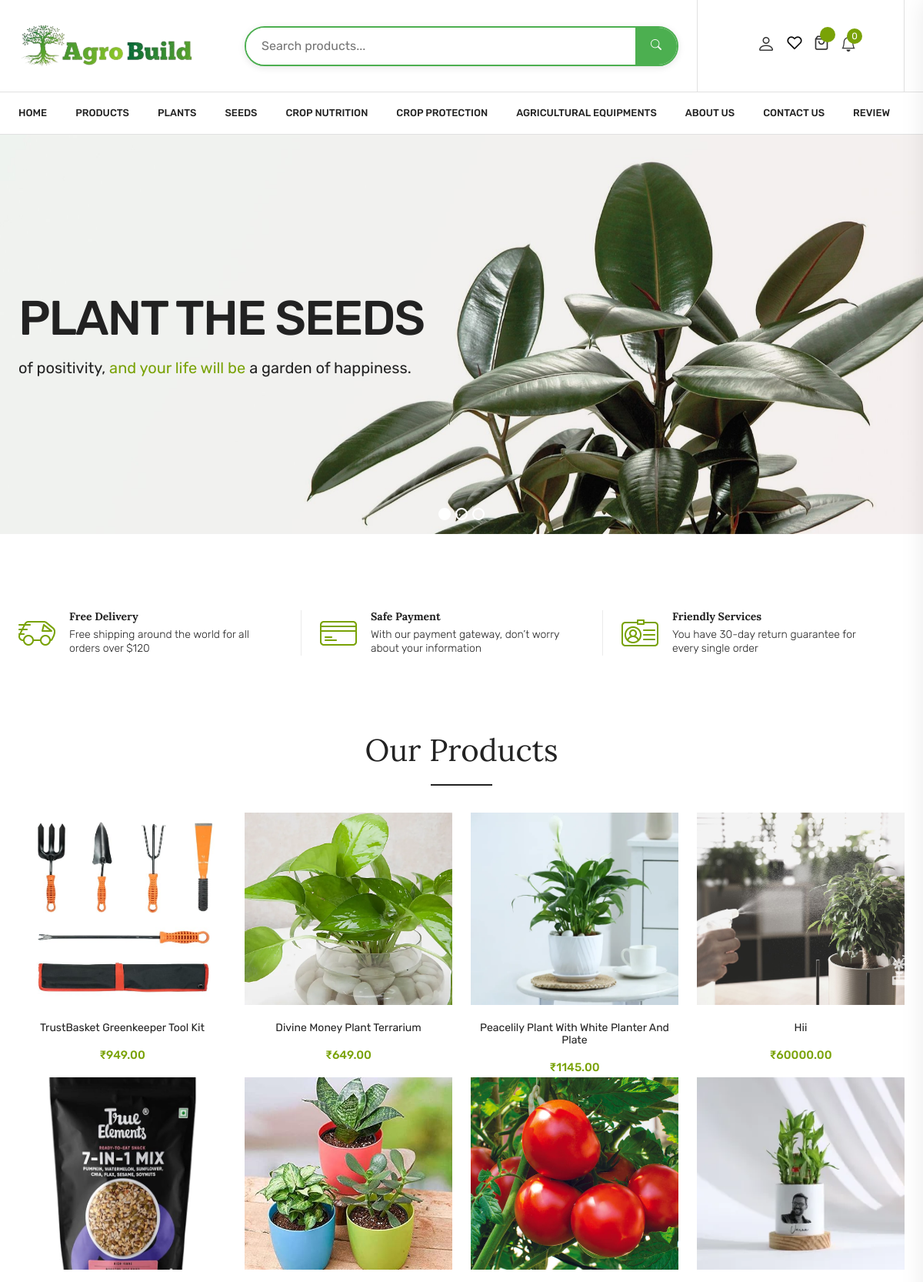
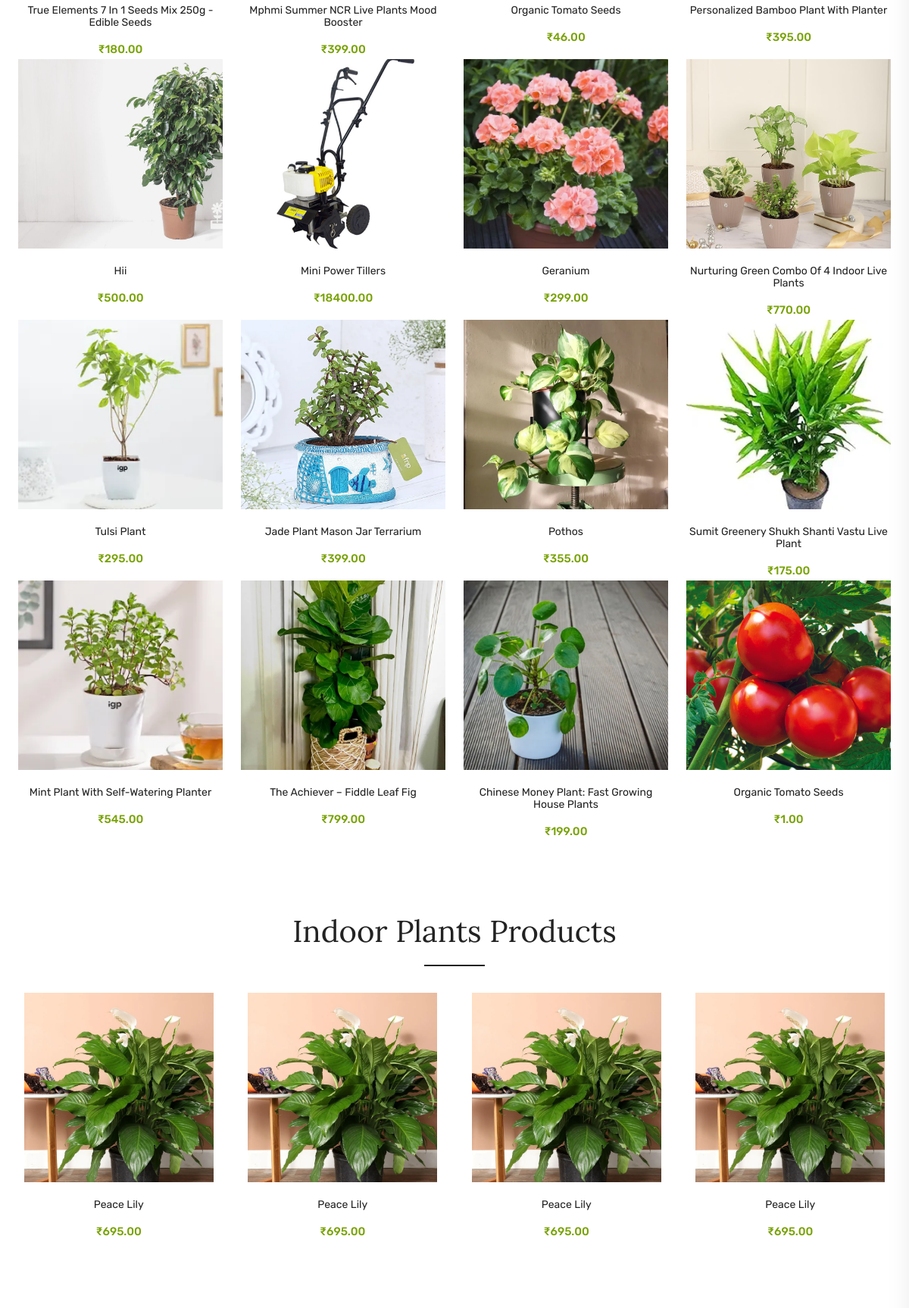
/home/ (upper part), run on the app's committed database (2 pictures, top to bottom).
### agrobuild/models.py (models this page shows, shortened)
class Product(models.Model):
    P_id = models.AutoField(primary_key=True)
    P_name = models.CharField("Product Name", max_length=255, help_text="Enter the product name.")
    P_Description = models.TextField("Description", help_text="Detailed description of the product.")
    P_img = models.ImageField("Product Image",upload_to='image/img',default="", help_text="Upload a clear product image.")
    P_price = models.DecimalField("Price",max_digits=10, default=Decimal('0.00'), decimal_places=2, help_text="Set the product price.")
    stock = models.PositiveIntegerField(default=5, help_text="Available stock for the product.")
    categories = models.ManyToManyField(Category)
    summer_watering = models.CharField(
        max_length=50,
        choices=[
            ('daily', 'Daily'),
            ('twice', 'Twice a day'),
            ('every_two_days', 'Every two days'),
            ('weekly', 'Weekly')
        ],
        default='daily',
        verbose_name="Summer (Mar-Jun) Watering"
    )
    winter_watering = models.CharField(
        max_length=50,
        choices=[
            ('daily', 'Daily'),
            ('twice', 'Twice a day'),
            ('every_two_days', 'Every two days'),
            ('weekly', 'Weekly')
        ],
        default='twice',
        verbose_name="Winter (Nov-Feb) Watering"
    )
    monsoon_watering = models.CharField(
        max_length=50,
        choices=[
            ('daily', 'Daily'),
            ('twice', 'Twice a day'),
            ('every_two_days', 'Every two days'),
            ('weekly', 'Weekly')
        ],
        default='every_two_days',
        verbose_name="Monsoon (Jul-Oct) Watering"
    )

class Category(models.Model):
    name = models.CharField(max_length=100)
    slug = models.SlugField(unique=True)
    parent = models.ForeignKey('self', on_delete=models.CASCADE, null=True, blank=True, related_name='children')
    description = models.TextField(blank=True)
    image = models.ImageField(upload_to='categories/', blank=True, null=True)
    menu = models.CharField(max_length=50, blank=True, null=True)
    class Meta:
        verbose_name_plural = "Categories"

### agrobuild/views.py (the view)
# urls.py: path('', views.index, name="index"),
def index(request):
    if request.user.is_authenticated:
        wishlist_ids = set(Wishlist.objects.filter(user=request.user).values_list('product__P_id', flat=True))
        cart_ids = set(CartItem.objects.filter(user=request.user).values_list('product__P_id', flat=True))
    else:
        wishlist_ids = set()
        cart_ids = set()
    allProds = []
    categories_to_show = ['indoor plants', 'Fruit Seeds', 'Garden Tools']
    for category_name in categories_to_show:
        category = Category.objects.filter(name__iexact=category_name).first()
        if category:
            prod = Product.objects.filter(categories=category)
            n = len(prod)
            if n > 0:
                nSlides = n // 4 + ceil((n / 4) - (n // 4))
                allProds.append([prod, range(1, nSlides), nSlides, category_name])
    random_products = list(Product.objects.all())
    random.shuffle(random_products)
    random_products = random_products[:20]  # Show 12 random products
    for product in random_products:
        if hasattr(product, 'old_price') and product.old_price and product.old_price > product.P_price:
            product.discount_percent = int(round((product.old_price - product.P_price) * 100 / product.old_price))
        else:
            product.discount_percent = 0
    cart_message = request.session.pop('cart_message', None)
    return render(request, 'htmldemo.net/index.html', {
        'allProds': allProds,
        'wishlist_ids': wishlist_ids,
        'cart_ids': cart_ids,
        'cart_message': cart_message,
        'random_products': random_products,  # Pass to template
    })

### agrobuild/context_processors.py (called while the page is built, shortened)
def cart_data(request):
    return {
        'mini_cart_items': [],
        'mini_cart_total': 0
    }

def cart_items_processor(request):
    cart_items = []
    cart_total = 0
    if request.user.is_authenticated:
        cart_items = CartItem.objects.filter(user=request.user)
        cart_total = sum(item.product.P_price * item.quantity for item in cart_items)
    return {'cart_items': cart_items, 'cart_total': cart_total}

### agrobuild/templates/htmldemo.net/index.html (shortened to what this page needs)
{% extends 'htmldemo.net/basicsearch.html' %}
{% block body %}
{% load static %}
<section class="slider_section">
    <div class="slider_area owl-carousel">
        <div class="single_slider d-flex align-items-center" data-bgimg="{% static 'img/slider/slider10.jpg' %}">
            <div class="container">
                <div class="row">
                    <div class="col-12">
                        <div class="slider_content">
                            <h1>Plant the seeds</h1>
                            <p>of positivity, <span>and your life will be </span> a garden of happiness.</p>
                        </div>
                    </div>
                </div>
            </div>
        </div>
    </div>
</section>
<div class="shipping_area">
    <div class="container">
        <div class="row">
            <div class="col-lg-4 col-md-6">
                <div class="single_shipping">
                    <div class="shipping_icone">
                        <img src="{% static 'img/about/shipping1.png' %}" alt="">
                    </div>
                    <div class="shipping_content">
                        <h3>Free Delivery</h3>
                        <p>Free shipping around the world for all <br> orders over $120</p>
                    </div>
                </div>
            </div>
            <div class="col-lg-4 col-md-6">
                <div class="single_shipping col_2">
                    <div class="shipping_icone">
                        <img src="{% static 'img/about/shipping2.png' %}" alt="">
                    </div>
                    <div class="shipping_content">
                        <h3>Safe Payment</h3>
                        <p>With our payment gateway, don’t worry <br> about your information</p>
                    </div>
                </div>
            </div>
            <div class="col-lg-4 col-md-6">
                <div class="single_shipping col_3">
                    <div class="shipping_icone">
                        <img src="{% static 'img/about/shipping3.png' %}" alt="">
                    </div>
                    <div class="shipping_content">
                        <h3>Friendly Services</h3>
                        <p>You have 30-day return guarantee for <br> every single order</p>
                    </div>
                </div>
            </div>
        </div>
    </div>
</div>
<div class="product_area mb-95">
    <div class="container">
        <div class="row">
            <div class="col-12">
                <div class="product_header">
                    <div class="section_title">
                        <h2>Our Products</h2>
                    </div>
                </div>
            </div>
        </div>
<div class="row">
    {% for product in random_products %}
    <div class="col-lg-3 col-md-4 col-sm-6">
        <div class="product_items">
            <article class="single_product">
                <figure>
                    <div class="product_thumb">
                        <a class="primary_img" href="/prod_view/?myid={{ product.P_id }}">
                            <img src="/media/{{ product.P_img }}" alt="{{ product.P_name }}" style="height:250px; width:100%; object-fit:cover;">
                        </a>
                    </div>
                    <figcaption class="product_content">
                        <h4 class="product_name"><a href="/prod_view/?myid={{ product.P_id }}">{{ product.P_name }}</a></h4>
                        <div class="price_box">
                            <span class="current_price">₹{{ product.P_price }}</span>
                        </div>
                    </figcaption>
                </figure>
            </article>
        </div>
    </div>
    {% endfor %}
</div>
    </div>
</div>
{% for products, range, nSlides, category in allProds %}
<div class="product_area mb-95">
    <div class="container">
        <div class="row">
            <div class="col-12">
                <div class="product_header">
                    <div class="section_title">
                        <h2>{{ category|title }} Products</h2>
                    </div>
                </div>
            </div>
        </div>
        <div class="tab-content">
            <div class="tab-pane fade show active" role="tabpanel">
                <div class="row">
                    <div class="product_carousel product_column4 owl-carousel">
                        {% for product in products %}
                        <div class="col-lg-3">
                            <div class="product_items">
                                <article class="single_product">
                                    <figure>
                                        <div class="product_thumb">
                                            <a class="primary_img" href="/prod_view/?myid={{ product.P_id }}">
                                                <img src="/media/{{ product.P_img }}" alt="{{ product.P_name }}" style="height:250px; width:250px; object-fit:cover;">
                                            </a>
                                        </div>
                                        <figcaption class="product_content">
                                            <h4 class="product_name"><a href="/prod_view/?myid={{ product.P_id }}">{{ product.P_name }}</a></h4>
                                            <div class="price_box">
                                                <span class="current_price">₹{{ product.P_price }}</span>
                                            </div>
                                        </figcaption>
                                    </figure>
                                </article>
                            </div>
                        </div>
                        {% endfor %}
                    </div>
                </div>
            </div>
        </div>
    </div>
</div>
{% endfor %}
{% endblock %}

### data on the page
Product: P_img (picture), P_name "TrustBasket Greenkeeper Tool Kit", P_price "949.00"
Product: P_img (picture), P_name "Divine Money Plant Terrarium", P_price "649.00"
Product: P_img (picture), P_name "Peacelily Plant With White Planter And Plate", P_price "1145.00"
Product: P_img (picture), P_name "Hii", P_price "60000.00"
Product: P_img (picture), P_name "True Elements 7 In 1 Seeds Mix 250g - Edible Seeds", P_price "180.00"
Product: P_img (picture), P_name "Mphmi Summer NCR Live Plants Mood Booster", P_price "399.00"
Product: P_img (picture), P_name "Organic Tomato Seeds", P_price "46.00"
Product: P_img (picture), P_name "Personalized Bamboo Plant With Planter", P_price "395.00"
Product: P_img (picture), P_name "Hii", P_price "500.00"
Product: P_img (picture), P_name "Mini Power Tillers", P_price "18400.00"
Product: P_img (picture), P_name "Geranium", P_price "299.00"
Product: P_img (picture), P_name "Nurturing Green Combo Of 4 Indoor Live Plants", P_price "770.00"
Product: P_img (picture), P_name "Tulsi Plant", P_price "295.00"
Product: P_img (picture), P_name "Jade Plant Mason Jar Terrarium", P_price "399.00"
Product: P_img (picture), P_name "Pothos", P_price "355.00"
Product: P_img (picture), P_name "Sumit Greenery Shukh Shanti Vastu Live Plant", P_price "175.00"
Product: P_img (picture), P_name "Mint Plant With Self-Watering Planter", P_price "545.00"
Product: P_img (picture), P_name "The Achiever – Fiddle Leaf Fig", P_price "799.00"
Product: P_img (picture), P_name "Chinese Money Plant: Fast Growing House Plants", P_price "199.00"
Product: P_img (picture), P_name "Organic Tomato Seeds", P_price "1.00"
Category: name "Indoor Plants"
Product: P_img (picture), P_name "Peace Lily", P_price "695.00"
